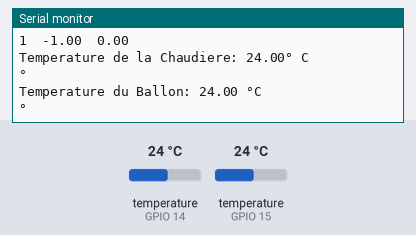
The sketch below on a simulated ESP8266 (NodeMCU). On the bench: the last lines printed to the serial monitor. The test bench sets the inputs (shaded band); at power-on: temperature (sensors on GPIO 14, GPIO 15) 24 °C. WiFi joins after 1.5 s; servers stay silent unless stated.

Above: at 12.7 s.
12.8 s: temperature (sensor on GPIO 14) set to 12 °C
At 14.1 s:
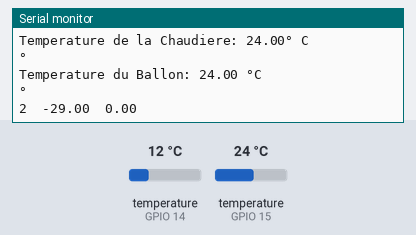
14.3 s: temperature (sensor on GPIO 15) set to 12 °C
At 15.3 s:
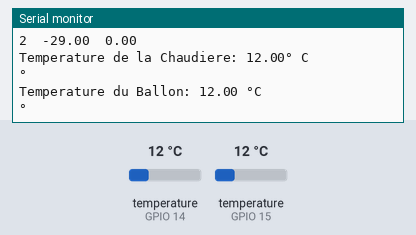
15.8 s: temperature (sensor on GPIO 14) set to 19 °C
At 17.1 s:
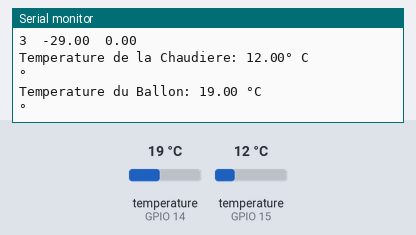
17.3 s: temperature (sensor on GPIO 15) set to 19 °C
At 18.2 s:
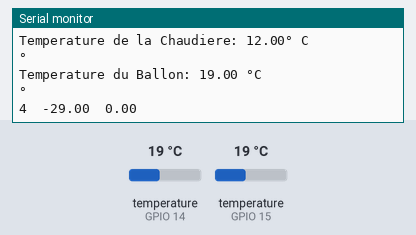
Timing chart, 0 to 19.8 s (numbered marks = the images above; inputs shaded):
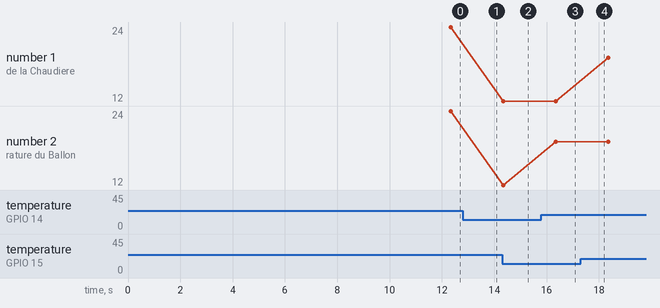

The sketch:

ds1820_multi-thingspek.ino
```cpp
#include <OneWire.h>
#include <DallasTemperature.h>
#include <Wire.h>

#include <ESP8266WiFi.h>

#include <ThingSpeak.h>
#include "secrets.h"

#include "variables.h"
#include "fonction.h"

//led
int fredledgauche =16;
int fredleddroite =14;


//thingspeak
unsigned long myChannelNumber = SECRET_CH_ID;
const char * myWriteAPIKey = SECRET_WRITE_APIKEY;

//wifi
const char* SSID = SECRET_SSID;
const char* password = SECRET_PASS;
WiFiServer WebServer(80);  // Create the ESP Web Server on port 80
WiFiClient client;  // Web Client


// millis
int intervalAffichage = 2000;
int intervalThingSpeak =900000;
unsigned long previousMillis = 0;
unsigned long previousMillisThingspeak ;

//divers
int numero =0;
float numerobis =0;
float numeroter =0;

//Temp Sensors pin
int sondeTemperatureChaudierePin = 15;
int sondeTemperatureBallonPin = 14;

//Setup OneWire
OneWire sondeTemperatureChaudiereOneWire(sondeTemperatureChaudierePin);
OneWire sondeTemperatureBallonOneWire(sondeTemperatureBallonPin);

//Setup temp sensors
//DallasTemperature sondeTemperatureChaudiere(&sondeTemperatureChaudiereOneWire);
//DallasTemperature sondeTemperatureBallon(&sondeTemperatureBallonOneWire);
  DallasTemperature sondeTemperatureChaudiere(&sondeTemperatureChaudiereOneWire);
  DallasTemperature sondeTemperatureBallon(&sondeTemperatureBallonOneWire);
float chaudiere = 0;
float ballon = 0;

void setup() {

 digitalWrite(fredledgauche , HIGH);
 digitalWrite(fredleddroite , HIGH);
 delay(10000);
 digitalWrite(fredledgauche , LOW);
 digitalWrite(fredleddroite , LOW);
// initds1820();

  sondeTemperatureChaudiere.begin();
 sondeTemperatureBallon.begin();

  Serial.begin( 115200 );
  Serial.print( "initialisation port serie\n" );

  // Connect to WiFi network
  Serial.println();
  WiFi.disconnect();
  WiFi.mode(WIFI_STA);
  Serial.print("Connecting to ");
  Serial.println(SSID);
  WiFi.begin(SSID, password);
  WiFi.hostname("esp8266chaudiere");

  while (WiFi.status() != WL_CONNECTED) {
    digitalWrite(fredledgauche , HIGH);
    delay(500);
    digitalWrite(fredledgauche , LOW);
    Serial.print(".");
  }
  Serial.println("");
  Serial.println("Connected to WiFi");

  // Start the Web Server
  WebServer.begin();
  Serial.println("Web Server started");

  // Print the IP address
  Serial.print("You can connect to the ESP8266 at this URL: ");
  Serial.print("http://");
  Serial.print(WiFi.localIP());
  Serial.println("/");

  ThingSpeak.begin(client);  // Initialize ThingSpeak
  Serial.print( "initialisation port serie\n" );
  Serial.println("https://thingspeak.com/channels/955285");
}

void loop() {
unsigned long currentMillis = millis();
numerobis++;

  if ((currentMillis - previousMillis) >= intervalAffichage ) {
    // save the last time you blinked the LED
    previousMillis = currentMillis;

       numero++;
   Serial.print (  numero  );
   Serial.print (  "  " ) ;
   numerobis = numeroter - numerobis ;
   Serial.print (  numerobis );
   numerobis = numeroter ;
    Serial.print (  "  " ) ;
     Serial.println(  numeroter );
 digitalWrite(fredleddroite , HIGH);

chaudiere = demandeTemperatureChaudiere();
ballon = demandeTemperatureBallon();


  Serial.print("Temperature de la Chaudiere: ");
  Serial.print(chaudiere);
  Serial.print("\xC2\xB0 ");
  Serial.println("C");
  Serial.println("\xC2\xB0 ");

  Serial.print("Temperature du Ballon: ");
  Serial.print(ballon);
//  Serial.print(char(176));
  Serial.print(" \xC2\xB0");
  Serial.println("C");
//      Serial.println("\xC2");
//      Serial.println("\xB0");
            Serial.println("\xC2\xB0");
//      Serial.write(0xC2);
//


Serial.println();
//      Serial.write(0xB0);
//      Serial.println();
//      Serial.write(194);
//      Serial.println();
//      Serial.write(176);
//      Serial.println("\xC2");
//      Serial.println("\xB0");

Serial.println();
    delay(500);
 digitalWrite(fredleddroite , LOW);

}
  ThingSpeak.setField(1, chaudiere);
  ThingSpeak.setField(2, demandeTemperatureBallon());

 if ((currentMillis - previousMillisThingspeak) >= intervalThingSpeak ) {
    // save the last time you blinked the LED
    previousMillisThingspeak = currentMillis;
// write to the ThingSpeak channel
  int x = ThingSpeak.writeFields(myChannelNumber, myWriteAPIKey);
  if(x == 200){
    Serial.println("                                                                              Channel update successful.");
    digitalWrite(fredledgauche , HIGH);
    delay(500);
    digitalWrite(fredledgauche , LOW);

  }
  else{
    Serial.println("                                                                              Probleme mise a jour thingspeak. HTTP error code " + String(x));
  }
    Serial.println("                                                                              https://thingspeak.com/channels/955285\n" );

}

}
```

fonction.cpp
```cpp
//#include <ESP8266WiFi.h>
#include "fonction.h"
#include <OneWire.h>
#include <DallasTemperature.h>
#include <Wire.h>

//#include <ESP8266WiFi.h>

#include <ThingSpeak.h>
#include "variables.h"


OneWire sondeTemperatureChaudiereOneWire(sondeTemperatureChaudierePin);
OneWire sondeTemperatureBallonOneWire(sondeTemperatureBallonPin);


//  sondeTemperatureChaudiere.begin();
//  sondeTemperatureBallon.begin();


  DallasTemperature sondeTemperatureChaudiere(&sondeTemperatureChaudiereOneWire);
  DallasTemperature sondeTemperatureBallon(&sondeTemperatureBallonOneWire);


float demandeTemperatureChaudiere(){
  sondeTemperatureChaudiere.requestTemperatures();
    while ((sondeTemperatureBallon.getTempCByIndex(0) <= -100 )){ //&&( erreur < 65500)
        sondeTemperatureBallon.requestTemperatures();
//        erreur++ ;
  }
  return sondeTemperatureChaudiere.getTempCByIndex(0);
}

float demandeTemperatureBallon(){
//  sondeTemperatureBallon.requestTemperatures();
//  unsigned short erreur =0;
  while ((sondeTemperatureBallon.getTempCByIndex(0) <= (-100,DEC) )){ //&&( erreur < 65500)
        sondeTemperatureBallon.requestTemperatures();
//        erreur++ ;
  }
  return sondeTemperatureBallon.getTempCByIndex(0);
  }
```

fonction.h
```cpp
#ifndef __FONCTION_H_
#define __FONCTION_H_

float demandeTemperatureChaudiere() ;
float demandeTemperatureBallon() ;

//int sondeTemperatureChaudiere() ;
//float sondeTemperatureBallon() ;

  #endif
```

secrets.h
```cpp
// Use this file to store all of the private credentials
// and connection details

#define SECRET_SSID "freebox_manu"                                // replace MySSID with your WiFi network name
#define SECRET_PASS "FREDFREDFREDF"                            // replace MyPassword with your WiFi password

#define SECRET_CH_ID 955285                                 // replace 0000000 with your channel number
#define SECRET_WRITE_APIKEY "2OR7H6O1SEBBNPBE"                           // replace XYZ with your channel write API Key
```

variables.h
```cpp
#ifndef __VARIABLES_H_
#define __VARIABLES_H_


//extern float sondeTemperatureChaudiere  ;
extern int sondeTemperatureChaudierePin ;
extern int sondeTemperatureBallonPin ;

//extern  float sondeTemperatureChaudiere ;
//extern  float sondeTemperatureBallon ;

//extern WiFiServer webserver;
//extern String header;


//int declarationDesSorties ( );


  #endif
```

Measured:
- after the input at 14.3 s, the serial monitor: prints a new line after 0.05 s (image 2)
- after the input at 15.8 s, the serial monitor: prints a new line after 0.56 s (image 3)
- plotted number 2: 12 → 19 after the input at 15.8 s
